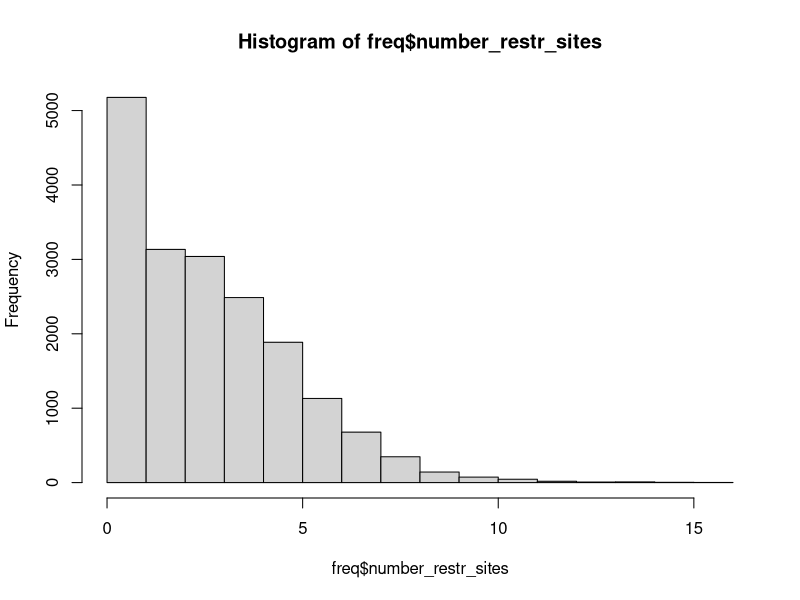
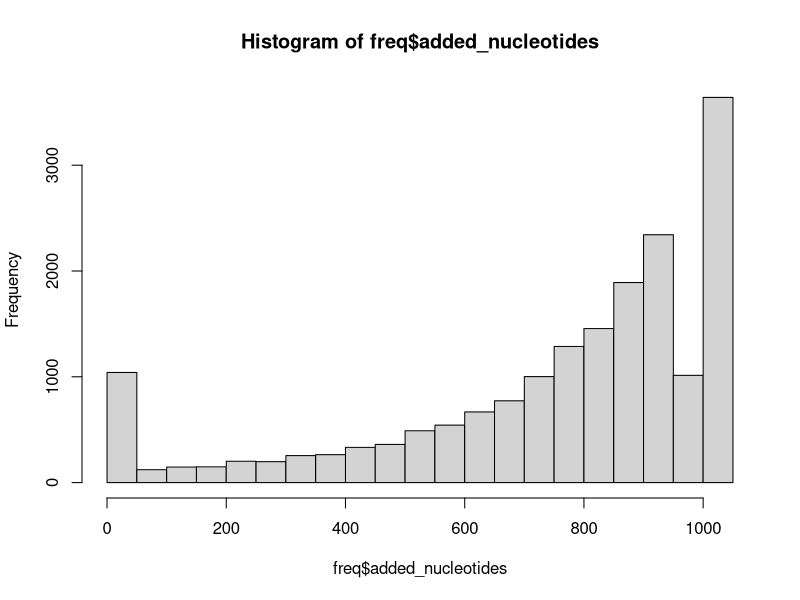
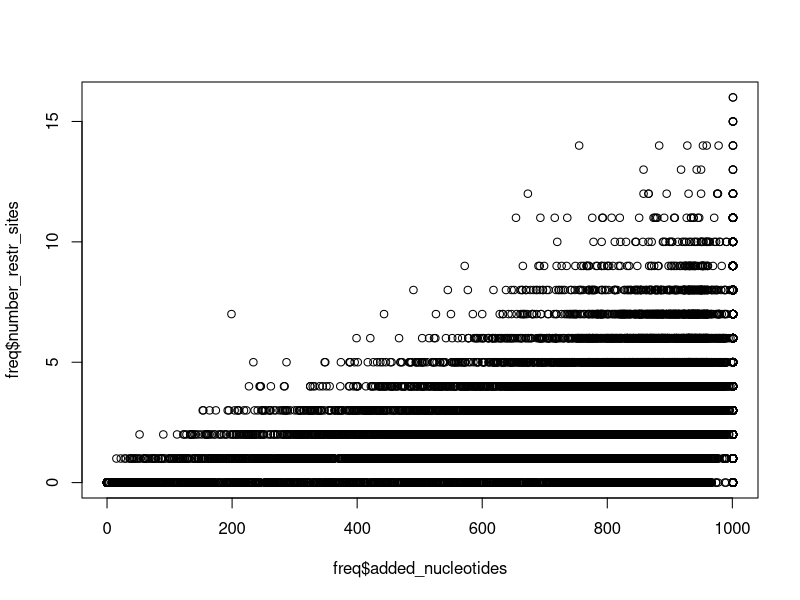
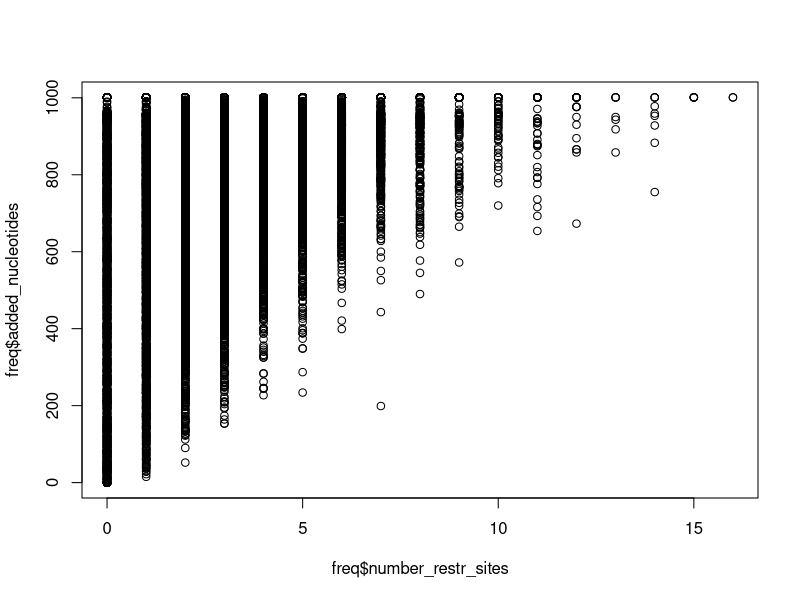
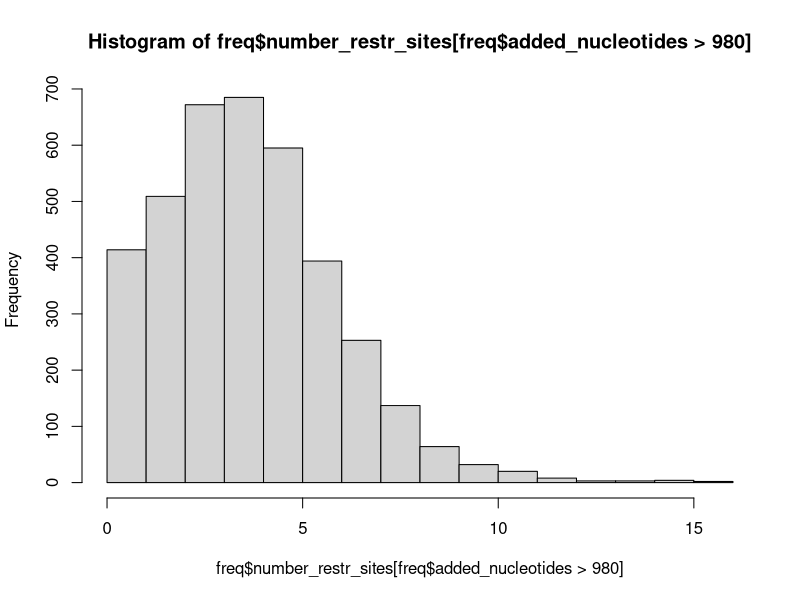

The R source for these figures, in order:
#understanding the ocurrences of restriction sites in the potential 3' UTR part

freq <- read.csv("./phytophthora_data/count_of_cutting_sequence_in_extended_part.csv")
names(freq) <- c("id", "added_nucleotides", "number_restr_sites")
hist(freq$number_restr_sites)
hist(freq$added_nucleotides)
plot(freq$added_nucleotides, freq$number_restr_sites)
plot(freq$number_restr_sites, freq$added_nucleotides)


hist(freq$number_restr_sites[freq$added_nucleotides>980])
